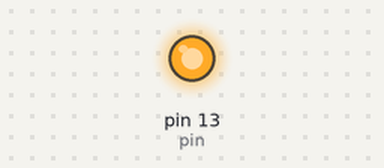
The sketch below on a simulated Arduino Uno, built with avr-gcc and run on an emulated ATmega328P. Shown: output pins drawn as LEDs (lit = HIGH).

Above: at 2.0 s.
At 8.1 s:
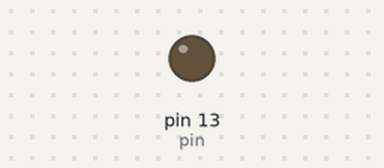
Timing chart, 0 to 12.7 s (numbered marks = the images above):
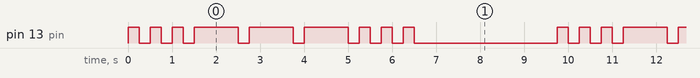

The sketch:

basic_full.ino
```cpp
int pin = 13;

void setup()
{
  pinMode(pin, OUTPUT);
}

void loop()
{
  // Send letter: "S"
  // DOT
  digitalWrite(pin, HIGH);
  delay(250);
  digitalWrite(pin, LOW);
  delay(250);
  // DOT
  digitalWrite(pin, HIGH);
  delay(250);
  digitalWrite(pin, LOW);
  delay(250);
  // DOT
  digitalWrite(pin, HIGH);
  delay(250);
  digitalWrite(pin, LOW);
  delay(250);

  // Send letter "O"
  // DASH
  digitalWrite(pin, HIGH);
  delay(1000);
  digitalWrite(pin, LOW);
  delay(250);
  // DASH
  digitalWrite(pin, HIGH);
  delay(1000);
  digitalWrite(pin, LOW);
  delay(250);
  // DASH
  digitalWrite(pin, HIGH);
  delay(1000);
  digitalWrite(pin, LOW);
  delay(250);

  // Send letter "S"
  // DOT
  digitalWrite(pin, HIGH);
  delay(250);
  digitalWrite(pin, LOW);
  delay(250);
  // DOT
  digitalWrite(pin, HIGH);
  delay(250);
  digitalWrite(pin, LOW);
  delay(250);
  // DOT
  digitalWrite(pin, HIGH);
  delay(250);
  digitalWrite(pin, LOW);
  delay(250);

  delay(3000);
}

void dot()
{

}

void dash()
{
  digitalWrite(pin, HIGH);
  delay(1000);
  digitalWrite(pin, LOW);
  delay(250);
}

void sos(){
  dot(); dot(); dot();
  dash(); dash(); dash();
  dot(); dot(); dot();

}
```

morse.cpp
```cpp
#include "Arduino.h"
#include "Morse.h"

Morse::Morse(int pin)
{
  pinMode(pin, OUTPUT);
  _pin = pin;
}

void Morse::dot()
{
  digitalWrite(_pin, HIGH);
  delay(250);
  digitalWrite(_pin, LOW);
  delay(250);
}

void Morse::dash()
{
  digitalWrite(_pin, HIGH);
  delay(1000);
  digitalWrite(_pin, LOW);
  delay(250);
}
```

morse.h
```cpp
#ifndef Morse_h
#define Morse_h

#include "Arduino.h"

class Morse
{
  public:
    Morse(int pin);
    void dot();
    void dash();
  private:
    int _pin;
};

#endif
```

Measured:
- by itself, pin 13 (pin): repeats every 9.8 s: 2 × (LOW 0.25 s, HIGH 0.25 s), 3 × (LOW 0.25 s, HIGH 1.0 s), 3 × (LOW 0.25 s, HIGH 0.25 s), LOW 3.3 s, HIGH 0.25 s
- by itself, everything shown: repeats every 9.8 s, in 18 steps
